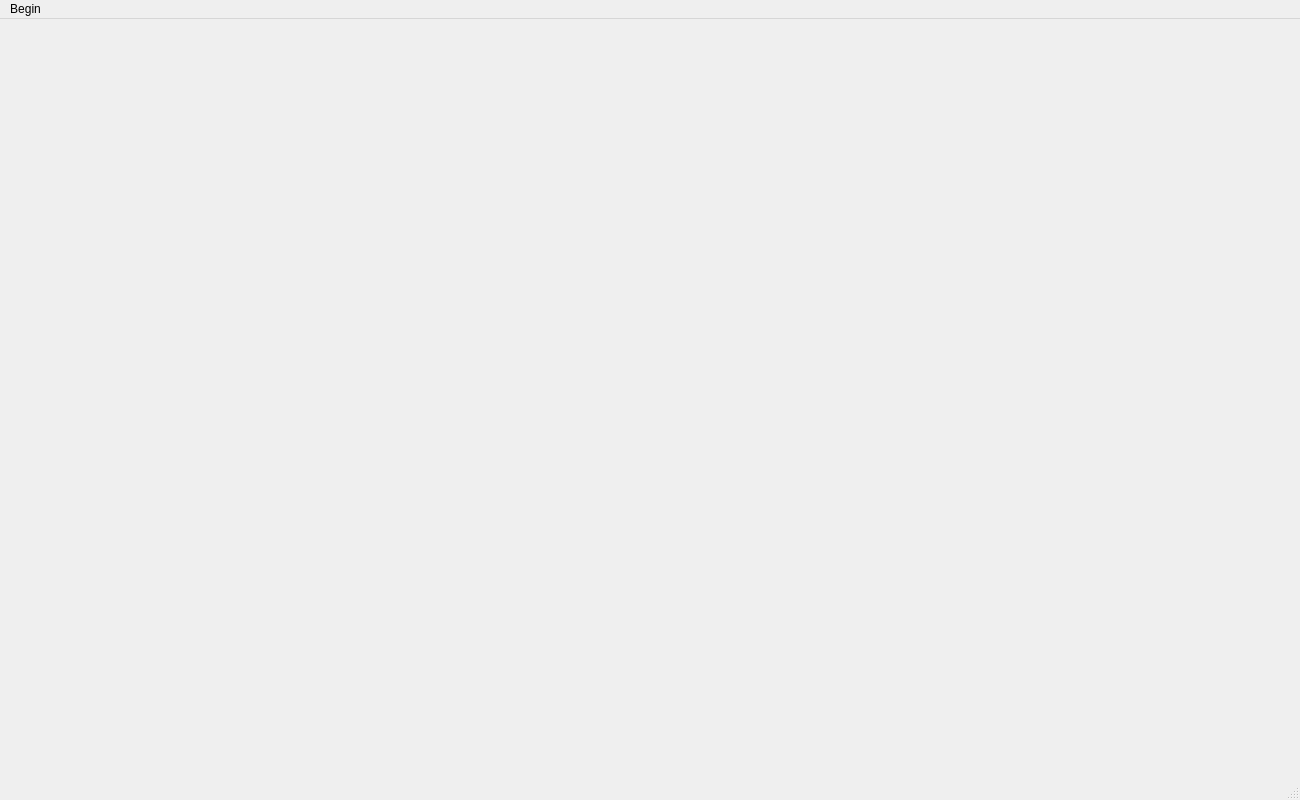
<?xml version="1.0" encoding="UTF-8"?>
<ui version="4.0">
 <class>MainWindow</class>
 <widget class="QMainWindow" name="MainWindow">
  <property name="geometry">
   <rect>
    <x>0</x>
    <y>0</y>
    <width>1300</width>
    <height>800</height>
   </rect>
  </property>
  <property name="windowTitle">
   <string>MainWindow</string>
  </property>
  <widget class="QWidget" name="centralwidget">
   <widget class="QLabel" name="labelFirst">
    <property name="geometry">
     <rect>
      <x>450</x>
      <y>120</y>
      <width>400</width>
      <height>450</height>
     </rect>
    </property>
    <property name="text">
     <string/>
    </property>
   </widget>
   <widget class="QLabel" name="labelSecond">
    <property name="geometry">
     <rect>
      <x>860</x>
      <y>120</y>
      <width>400</width>
      <height>450</height>
     </rect>
    </property>
    <property name="text">
     <string/>
    </property>
   </widget>
   <widget class="QLabel" name="labelThird">
    <property name="geometry">
     <rect>
      <x>40</x>
      <y>120</y>
      <width>400</width>
      <height>450</height>
     </rect>
    </property>
    <property name="text">
     <string/>
    </property>
   </widget>
   <widget class="QLabel" name="labelFourth">
    <property name="geometry">
     <rect>
      <x>810</x>
      <y>640</y>
      <width>48</width>
      <height>48</height>
     </rect>
    </property>
    <property name="text">
     <string/>
    </property>
   </widget>
   <widget class="QLabel" name="labelFifth">
    <property name="geometry">
     <rect>
      <x>880</x>
      <y>640</y>
      <width>48</width>
      <height>48</height>
     </rect>
    </property>
    <property name="text">
     <string/>
    </property>
   </widget>
  </widget>
  <widget class="QMenuBar" name="menubar">
   <property name="geometry">
    <rect>
     <x>0</x>
     <y>0</y>
     <width>1300</width>
     <height>26</height>
    </rect>
   </property>
   <widget class="QMenu" name="menu">
    <property name="title">
     <string>Begin</string>
    </property>
    <addaction name="separator"/>
    <addaction name="action_2"/>
    <addaction name="separator"/>
    <addaction name="action_4"/>
    <addaction name="separator"/>
    <addaction name="action"/>
    <addaction name="separator"/>
    <addaction name="action_6"/>
    <addaction name="separator"/>
   </widget>
   <addaction name="menu"/>
  </widget>
  <widget class="QStatusBar" name="statusbar"/>
  <action name="action_2">
   <property name="text">
    <string>Inverse Kinematics</string>
   </property>
  </action>
  <action name="action_4">
   <property name="text">
    <string>Cartesian space plan</string>
   </property>
  </action>
  <action name="action">
   <property name="text">
    <string>motion visual</string>
   </property>
  </action>
  <action name="action_6">
   <property name="text">
    <string>exit</string>
   </property>
  </action>
 </widget>
 <resources/>
 <connections/>
</ui>
